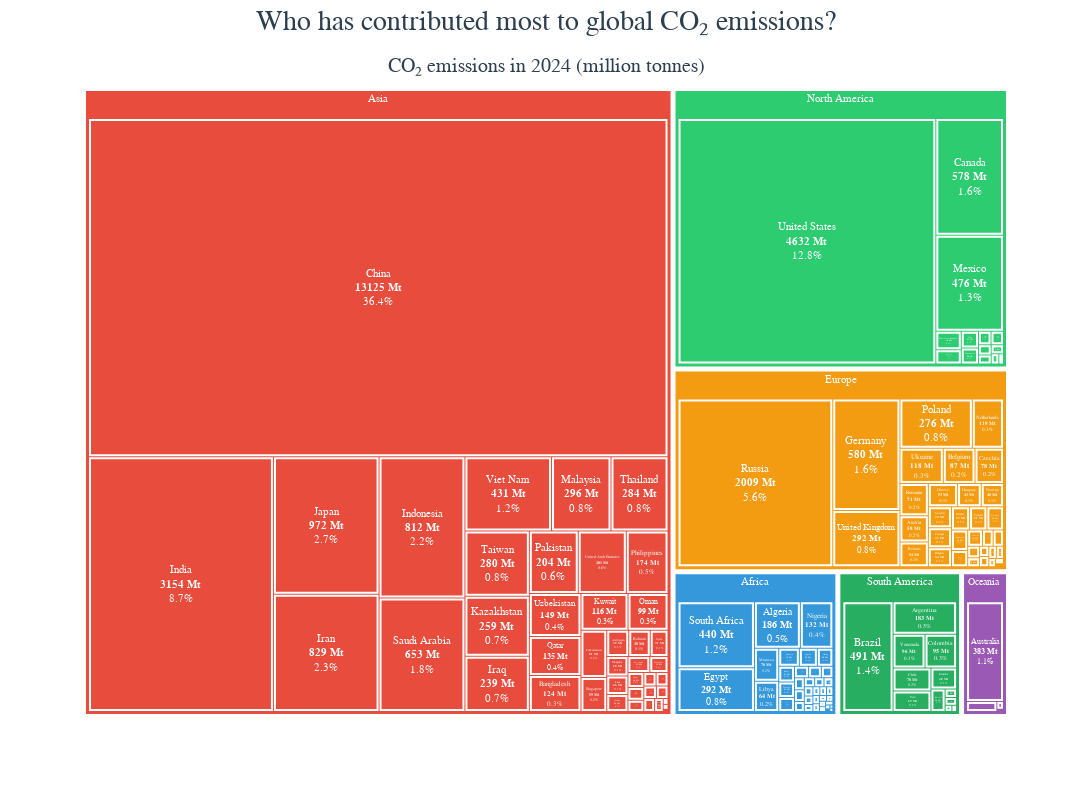

Here is the notebook cell this chart was saved with:
### Code cell
import pandas as pd
import plotly.express as px

# === Load and preprocess data ===

# Path to the Excel file containing CO₂ emission data
archivo = '../Datos/EDGAR_2025_GHG_booklet_2025_fossilCO2only.xlsx'

# Read the sheet containing fossil CO₂ totals by country
# Requires the 'openpyxl' library to read .xlsx files.
# If you get the error:
#   ImportError: Missing optional dependency 'openpyxl'
# fix it by running: pip install openpyxl
df = pd.read_excel(archivo, sheet_name='fossil_CO2_totals_by_country')

# === Filter out non-country entries ===
# Exclude global and regional aggregates that could distort the results.
exclusions = ['GLOBAL TOTAL', 'EU27', 'INTERNATIONAL SHIPPING', 'INTERNATIONAL AVIATION']
mask = ~df['Country'].str.upper().isin(exclusions)
df_countries = df[mask].copy()

# === Extract CO₂ emissions for the year 2024 ===
# Some datasets may store column names as strings ("2024") or integers (2024).
year_col = 2024 if 2024 in df_countries.columns else '2024'
df_countries = df_countries[['Country', year_col]].copy()
df_countries.columns = ['Country', 'CO2_2024']

# Keep only positive emission values
df_countries = df_countries[df_countries['CO2_2024'] > 0].dropna()

# === Map countries to continents ===
# This dictionary allows grouping countries by continent for visualization.
continent_map = {
    # North America
    'USA': 'North America', 'UNITED STATES': 'North America', 'UNITED STATES OF AMERICA': 'North America',
    'CANADA': 'North America', 'MEXICO': 'North America',
    'GUATEMALA': 'North America', 'HONDURAS': 'North America', 'EL SALVADOR': 'North America',
    'NICARAGUA': 'North America', 'COSTA RICA': 'North America', 'PANAMA': 'North America',
    'CUBA': 'North America', 'JAMAICA': 'North America', 'HAITI': 'North America',
    'DOMINICAN REPUBLIC': 'North America', 'TRINIDAD AND TOBAGO': 'North America',

    # South America
    'BRAZIL': 'South America', 'ARGENTINA': 'South America', 'CHILE': 'South America',
    'COLOMBIA': 'South America', 'VENEZUELA': 'South America',
    'VENEZUELA (BOLIVARIAN REPUBLIC OF)': 'South America',
    'PERU': 'South America', 'ECUADOR': 'South America', 'BOLIVIA': 'South America',
    'BOLIVIA (PLURINATIONAL STATE OF)': 'South America',
    'PARAGUAY': 'South America', 'URUGUAY': 'South America', 'SURINAME': 'South America',
    'GUYANA': 'South America',

    # Europe
    'GERMANY': 'Europe', 'UNITED KINGDOM': 'Europe', 'FRANCE': 'Europe', 'ITALY': 'Europe',
    'SPAIN': 'Europe', 'POLAND': 'Europe', 'NETHERLANDS': 'Europe', 'BELGIUM': 'Europe',
    'GREECE': 'Europe', 'PORTUGAL': 'Europe', 'AUSTRIA': 'Europe', 'SWEDEN': 'Europe',
    'FINLAND': 'Europe', 'DENMARK': 'Europe', 'NORWAY': 'Europe', 'IRELAND': 'Europe',
    'SWITZERLAND': 'Europe', 'ROMANIA': 'Europe', 'CZECHIA': 'Europe',
    'CZECH REPUBLIC': 'Europe', 'HUNGARY': 'Europe', 'SLOVAKIA': 'Europe',
    'BULGARIA': 'Europe', 'CROATIA': 'Europe', 'SERBIA': 'Europe', 'SLOVENIA': 'Europe',
    'LITHUANIA': 'Europe', 'LATVIA': 'Europe', 'ESTONIA': 'Europe', 'ICELAND': 'Europe',
    'LUXEMBOURG': 'Europe', 'MALTA': 'Europe', 'CYPRUS': 'Europe',
    'ALBANIA': 'Europe', 'NORTH MACEDONIA': 'Europe', 'MONTENEGRO': 'Europe',
    'BOSNIA AND HERZEGOVINA': 'Europe', 'UKRAINE': 'Europe', 'BELARUS': 'Europe',
    'MOLDOVA': 'Europe',

    # Asia
    'CHINA': 'Asia', 'CHINA (MAINLAND)': 'Asia', 'INDIA': 'Asia', 'JAPAN': 'Asia',
    'KOREA (SOUTH)': 'Asia', 'INDONESIA': 'Asia', 'SAUDI ARABIA': 'Asia',
    'IRAN': 'Asia', 'IRAN (ISLAMIC REPUBLIC OF)': 'Asia', 'THAILAND': 'Asia',
    'MALAYSIA': 'Asia', 'SINGAPORE': 'Asia', 'PHILIPPINES': 'Asia', 'VIETNAM': 'Asia',
    'VIET NAM': 'Asia', 'PAKISTAN': 'Asia', 'BANGLADESH': 'Asia', 'IRAQ': 'Asia',
    'UNITED ARAB EMIRATES': 'Asia', 'QATAR': 'Asia', 'KUWAIT': 'Asia', 'OMAN': 'Asia',
    'ISRAEL': 'Asia', 'LEBANON': 'Asia', 'JORDAN': 'Asia', 'SYRIA': 'Asia',
    'YEMEN': 'Asia', 'SRI LANKA': 'Asia', 'MYANMAR': 'Asia', 'CAMBODIA': 'Asia',
    'LAOS': 'Asia', 'NEPAL': 'Asia', 'AFGHANISTAN': 'Asia', 'MONGOLIA': 'Asia',
    'KOREA (NORTH)': 'Asia', 'TAIWAN': 'Asia', 'BAHRAIN': 'Asia', 'BRUNEI': 'Asia',
    'MALDIVES': 'Asia', 'BHUTAN': 'Asia', 'TIMOR-LESTE': 'Asia',
    'AZERBAIJAN': 'Asia', 'ARMENIA': 'Asia', 'GEORGIA': 'Asia',
    'KAZAKHSTAN': 'Asia', 'UZBEKISTAN': 'Asia', 'TURKMENISTAN': 'Asia',
    'KYRGYZSTAN': 'Asia', 'TAJIKISTAN': 'Asia',

    # Africa
    'SOUTH AFRICA': 'Africa', 'EGYPT': 'Africa', 'NIGERIA': 'Africa', 'ALGERIA': 'Africa',
    'MOROCCO': 'Africa', 'LIBYA': 'Africa', 'TUNISIA': 'Africa', 'KENYA': 'Africa',
    'ETHIOPIA': 'Africa', 'GHANA': 'Africa', 'ANGOLA': 'Africa', 'SUDAN': 'Africa',
    'TANZANIA': 'Africa', 'TANZANIA (UNITED REPUBLIC OF)': 'Africa',
    'CAMEROON': 'Africa', 'UGANDA': 'Africa', 'ZIMBABWE': 'Africa', 'ZAMBIA': 'Africa',
    'SENEGAL': 'Africa', 'MOZAMBIQUE': 'Africa', 'MADAGASCAR': 'Africa',
    'CÔTE D\'IVOIRE': 'Africa', 'MALI': 'Africa', 'BURKINA FASO': 'Africa',
    'NIGER': 'Africa', 'MALAWI': 'Africa', 'GUINEA': 'Africa', 'RWANDA': 'Africa',
    'BENIN': 'Africa', 'BURUNDI': 'Africa', 'CHAD': 'Africa', 'SOMALIA': 'Africa',
    'CONGO': 'Africa', 'CONGO (DEMOCRATIC REPUBLIC OF THE)': 'Africa',
    'GABON': 'Africa', 'MAURITANIA': 'Africa', 'NAMIBIA': 'Africa', 'BOTSWANA': 'Africa',
    'MAURITIUS': 'Africa', 'TOGO': 'Africa', 'SIERRA LEONE': 'Africa', 'LIBERIA': 'Africa',

    # Oceania
    'AUSTRALIA': 'Oceania', 'NEW ZEALAND': 'Oceania', 'PAPUA NEW GUINEA': 'Oceania',
    'FIJI': 'Oceania',

    # Russia (classified as Europe for simplicity)
    'RUSSIA': 'Europe', 'RUSSIAN FEDERATION': 'Europe', 'TURKEY': 'Europe'
}

# Convert country names to uppercase and map to continents
df_countries['Country_Upper'] = df_countries['Country'].str.upper().str.strip()
df_countries['Continent'] = df_countries['Country_Upper'].map(continent_map)

# Debug: identify any countries missing a continent assignment
missing = df_countries[df_countries['Continent'].isna()]
if len(missing) > 0:
    print("\nCountries without continent mapping:")
    print(missing[['Country', 'Country_Upper', 'CO2_2024']].head(20))

# Keep only countries with assigned continents
df_countries = df_countries[df_countries['Continent'].notna()].copy()

# === Summary statistics ===
print(f"\nProcessed countries: {len(df_countries)}")
print("\nTop 10 emitters:")
print(df_countries.nlargest(10, 'CO2_2024')[['Country', 'Continent', 'CO2_2024']])

# Compute global total and share per country
total_global = df_countries['CO2_2024'].sum()
df_countries['Percentage'] = (df_countries['CO2_2024'] / total_global) * 100

# Aggregate by continent
continent_totals = df_countries.groupby('Continent')['CO2_2024'].sum().reset_index()
continent_totals['Cont_Percentage'] = (continent_totals['CO2_2024'] / total_global) * 100


# === Label customization for better treemap readability ===
df_countries['Label'] = df_countries.apply(
    lambda x: f"{x['Country']}<br>{x['CO2_2024']:.0f} Mt<br>{x['Percentage']:.1f}%"
    if x['Percentage'] > 1.0 else
    f"{x['Country']}" if x['Percentage'] > 0.3 else "",
    axis=1
)

# === Color mapping for continents ===
continent_colors = {
    'North America': '#2ecc71',  # Green
    'South America': '#27ae60',  # Dark green
    'Europe': '#f39c12',         # Orange
    'Asia': '#e74c3c',           # Red
    'Africa': '#3498db',         # Blue
    'Oceania': '#9b59b6'         # Purple
}

df_countries['Color'] = df_countries['Continent'].map(continent_colors)

# === Build the Treemap using Plotly Express ===
fig = px.treemap(
    df_countries,
    path=['Continent', 'Country'],
    values='CO2_2024',
    color='Continent',
    color_discrete_map=continent_colors,
    custom_data=['CO2_2024', 'Percentage', 'Country']
)

# === Customize treemap text and hover info ===
fig.update_traces(
    textposition='middle center',
    texttemplate='%{customdata[2]}<br><b>%{customdata[0]:.0f} Mt</b><br>%{customdata[1]:.1f}%',
    textfont=dict(size=11, color='white', family='Arial, sans-serif'),
    hovertemplate='<b>%{customdata[2]}</b><br>CO₂: %{customdata[0]:,.0f} Mt<br>%{customdata[1]:.2f}% of global emissions<extra></extra>',
    marker=dict(
        line=dict(width=2, color='white'),
        pad=dict(t=30, l=5, r=5, b=5)
    )
)

# === Layout settings for appearance and readability ===
fig.update_layout(
    title={
        'text': 'Who has contributed most to global CO₂ emissions?<br><sub>CO₂ emissions in 2024 (million tonnes)</sub>',
        'x': 0.5,
        'xanchor': 'center',
        'font': {'size': 28, 'color': '#2C3E50', 'family': 'Arial'}
    },
    width=1400,
    height=800,
    paper_bgcolor='white',
    font=dict(family='Arial', size=14)
)

# === Export interactive chart as HTML ===
fig.write_html('../Graphs/co2_treemap_2024_v1.html')
from IPython.display import HTML

HTML(fig.to_html(include_plotlyjs='cdn', full_html=False))


# Show in browser / interactive window
fig.show()

### Figure 1 — Plotly figure (JSON) as saved in the notebook; plotly's stock layout.template omitted (floating-point values rounded to 4 significant figures; data arrays with more than 128 entries replaced by an {"elided": "..."} marker saying what was removed)
{"data": [{"branchvalues": "total", "customdata": {"elided": "150x4 mixed values"}, "domain": {"x": [0.0, 1.0], "y": [0.0, 1.0]}, "hovertemplate": "<b>%{customdata[2]}</b><br>CO₂: %{customdata[0]:,.0f} Mt<br>%{customdata[1]:.2f}% of global emissions<extra></extra>", "ids": {"elided": "150 str values"}, "labels": {"elided": "150 str values"}, "marker": {"colors": {"elided": "150 str values"}, "line": {"color": "white", "width": 2}, "pad": {"b": 5, "l": 5, "r": 5, "t": 30}}, "name": "", "parents": {"elided": "150 str values"}, "values": {"elided": "150 float values"}, "type": "treemap", "textfont": {"color": "white", "family": "Arial, sans-serif", "size": 11}, "textposition": "middle center", "texttemplate": "%{customdata[2]}<br><b>%{customdata[0]:.0f} Mt</b><br>%{customdata[1]:.1f}%"}], "layout": {"legend": {"tracegroupgap": 0}, "margin": {"t": 60}, "title": {"font": {"size": 28, "color": "#2C3E50", "family": "Arial"}, "text": "Who has contributed most to global CO₂ emissions?<br><sub>CO₂ emissions in 2024 (million tonnes)</sub>", "x": 0.5, "xanchor": "center"}, "font": {"family": "Arial", "size": 14}, "width": 1400, "height": 800, "paper_bgcolor": "white"}}
